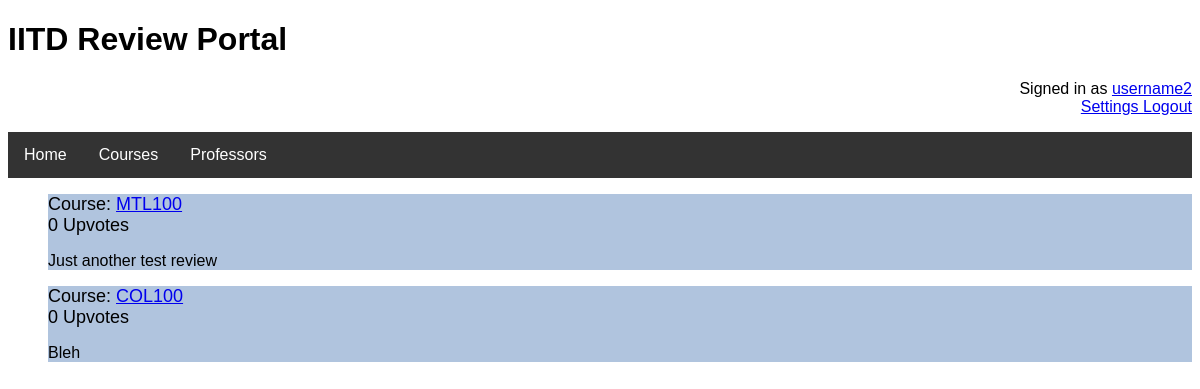
Screenshot of /Reviews/myreviews/course/1 (signed in) with the database file from the repository.
### Reviews/models.py (models this page shows)
class Course_Reviews(models.Model):
    Student = models.ForeignKey(settings.AUTH_USER_MODEL, on_delete = models.CASCADE)
    Course = models.ForeignKey(Courses, on_delete = models.CASCADE)
    Upvotes = models.IntegerField()
    Anonymous = models.BooleanField()
    Date = models.DateTimeField(auto_now = True)
    Review = models.CharField(max_length = 2000)

class Courses(models.Model):
    Course_Code = models.CharField(primary_key = True,max_length = 6)
    Department = models.CharField(max_length = 50)
    Name = models.CharField(max_length = 100)
    Description = models.CharField(max_length = 250)
    Ratings = models.DecimalField(decimal_places = 3, max_digits = 3)

### Reviews/views.py (the view)
# urls.py: path('myreviews/course/<int:page>', views.UserCourseReviewList, name='user_course_review_list'),
def UserCourseReviewList(request, page):
    if request.user.is_authenticated:
        q = Course_Reviews.objects.filter(Student__username = request.user.username).order_by('-Date')
        paginator = Paginator(q, 5)
        page_obj = paginator.get_page(page)
        return render(request, 'Reviews/user_course_review_view.html', {'page_obj':page_obj})
    else:
        return redirect('/Reviews/home')

### Reviews/templates/Reviews/user_course_review_view.html (shortened to what this page needs)
{% extends "Reviews/base.html" %}
{% block body_block %}
<div>
    <ul style="list-style-type:none">
        {% for a in page_obj %}
            <li>
                Course: <a href="{% url 'course_view' a.Course.Course_Code %}">{{ a.Course.Course_Code }}</a> <br /> {{ a.Upvotes }} Upvotes
                <p>
                    {{ a.Review|safe }}
                </p>
            </li>
        {% endfor %}
    </ul>
</div>
{% endblock %}

### Reviews/templates/Reviews/base.html (shortened to what this page needs)
<!DOCTYPE html>
<html>
    <head>
    </head>
    <body>
        <h1 style="align-content:center">IITD Review Portal</h1>
        <p style="text-align:right">{% if request.user.is_authenticated %}Signed in as <a href="{% url 'profile' request.user.id %}">{{ request.user.username }}</a> <br /><a href="{% url 'settings' %}">Settings </a><a href="{% url 'logout' %}">Logout</a>{% else %} <a href="{% url 'login' %}">Login</a> {% endif %}</p>
       <div class="navbar">
            <ul>
                <li><a href="{% url 'home' %}">Home</a></li>
                <li><a href="{% url 'courses' %}">Courses</a></li>
                <li><a href="{% url 'profs' %}">Professors</a></li>
            </ul>
        </div>
        <div class="body">
            {% block body_block %}
            {% endblock %}
        </div>
    </body>
</html>

### Reviews/templates/Reviews/base.html (style rules this page uses)
body { font-family:Arial, Helvetica, sans-serif }
.body li { background-color:lightsteelblue; font-size:large }
.body li p { font-size:medium }
.navbar ul { list-style-type: none; margin: 0; padding: 0; overflow: hidden; background-color: #333; }
.navbar ul li { float:left }
.navbar ul li a { display: block; color: white; text-align: center; padding: 14px 16px; text-decoration: none; }

### rows the page displays
Course_Reviews: Course.Course_Code "MTL100", Upvotes "0", Review "Just another test review"
Course_Reviews: Course.Course_Code "COL100", Upvotes "0", Review "Bleh"

### other values shown
{{ request.user.username }} "username2"
